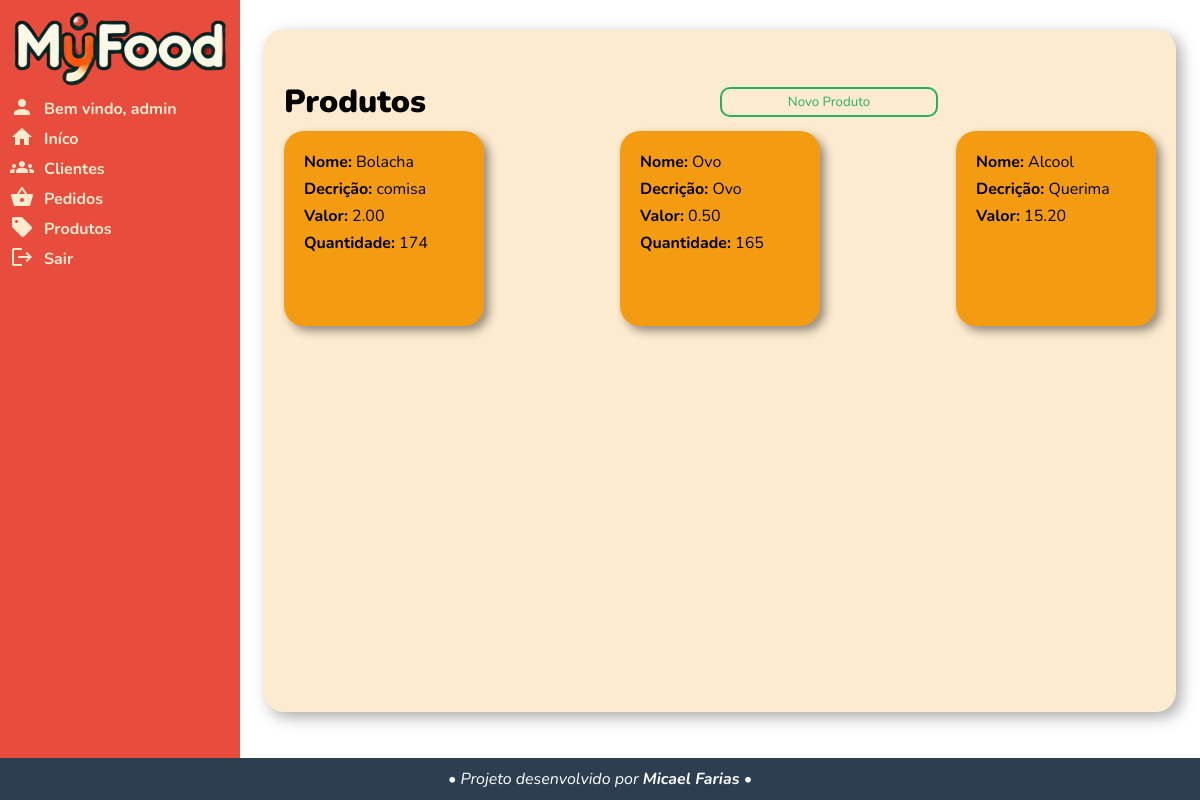
The app's page /produtos/ (signed in), older data.
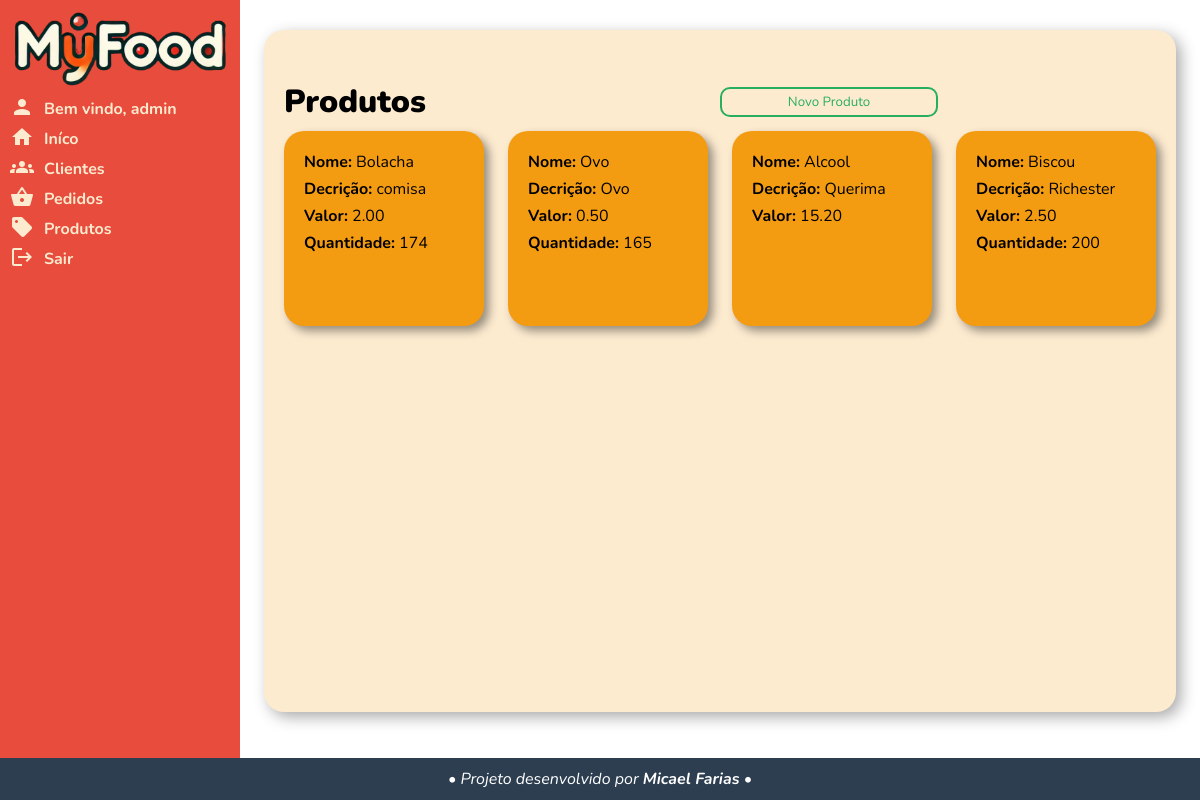
The same page, newer data.
### app/models.py (models this page shows)
class Empresa(db.Model, UserMixin):
    id = db.Column(db.Integer, primary_key=True)
    data = db.Column(db.DateTime, default=datetime.now())
    user = db.Column(db.String, nullable=False, unique=True)
    senha = db.Column(db.String(100), nullable=False)
    nome = db.Column(db.String, nullable=False)
    razao_social = db.Column(db.String, nullable=False)
    cnpj = db.Column(db.String(14), nullable=False)
    email = db.Column(db.String, nullable=False)
    telefone = db.Column(db.String, nullable=False)
    endereco = db.Column(db.JSON, nullable=False)  # Usando JSON para armazenar o endereço como lista
    produtos = db.relationship('Produtos', backref='empresa', lazy=True)
    pedidos = db.relationship('Pedido', backref='empresa', lazy=True)
    clientes = db.relationship('Cliente', backref='empresa', lazy=True)

class Produtos(db.Model):
    id = db.Column(db.Integer, primary_key=True)
    nome = db.Column(db.String, nullable=False)
    descricao = db.Column(db.String, nullable=False)
    valor = db.Column(db.Numeric(10, 2), nullable=False)
    quantidade = db.Column(db.Integer, nullable=True)
    empresa_id = db.Column(db.Integer, db.ForeignKey('empresa.id'), nullable=False)

### app/views.py (the view)
@app.route('/produtos/')
@login_required
def produtos():
    produtos = Produtos.query.filter_by(empresa_id=current_user.id).all()
    return render_template('produtos.html', produtos=produtos)

### app/models.py (called while the page is built)
@login_manager.user_loader
def load_user(user_id):
    return Empresa.query.get(user_id)

### app/templates/produtos.html (shortened to what this page needs)
{% extends "base.html" %} {% block main %}
<div class="conteiner">
  <h1 class="div-col-1">Produtos</h1>
  <a href="{{ url_for('novo_produto') }}"
  class="div-col-3"><input  id="submit" value="Novo Produto" /></a>
  <div class="conteiner-produtos div-col-1 span-4 mt-15">
      {% for produto in produtos %}
      <div class="produto">
        <p><strong>Nome:</strong> {{ produto.nome }}</p>
        <p><strong>Decrição:</strong> {{ produto.descricao }}</p>
        <p><strong>Valor:</strong> {{ produto.valor }}</p>
        {% if produto.quantidade != none %}
        <p><strong>Quantidade:</strong> {{ produto.quantidade }}</p>
        {% endif %}
      </div>
      {% endfor %}
  </div>
</div>
{% endblock %}

### app/templates/base.html (shortened to what this page needs)
<!DOCTYPE html>
<html lang="pt-br">
  <head>
    <link
      rel="stylesheet"
      href="{{ url_for('static', filename='css/style.css') }}"
    />
  <body>
    <header>
      <div class="conteiner">
        <a href="{{ url_for('index') }}">
          <div class="logo"></div>
        </a>
        <nav>
          <ul>
            {% if current_user.is_authenticated %}
            <li>
              <a href=""
                ><i class="material-icons icon">person</i
                ><span id="link">Bem vindo, {{ current_user.user }}</span></a
              >
            </li>
            {% endif %}  {% if current_user.is_authenticated %}
            <li>
              <a href="{{ url_for('index') }}"
                ><i class="material-icons icon">home</i
                ><span id="link">Iníco</span></a
              >
            </li>
            <li>
              <a href="{{ url_for('clientes') }}">
                <i class="material-icons icon">groups</i
                ><span id="link">Clientes</span></a
              >
            </li>
            <li>
              <a href="{{ url_for('pedidos') }}">
                <i class="material-icons icon">shopping_basket</i
                ><span id="link">Pedidos</span></a
              >
            </li>
            <li>
              <a href="{{ url_for('produtos') }}">
                <i class="material-icons icon">sell</i
                ><span id="link">Produtos</span></a
              >
            </li>
            <li>
              <a href="{{ url_for('logout') }}">
                <i class="material-icons icon">logout</i
                ><span id="link">Sair</span></a
              >
            </li>
            {% endif %}
          </ul>
        </nav>
      </div>
    </header>
    <main>
      {% block main %}{% endblock %}
    </main>
    <footer>
      <div class="conteiner">
        <p>• Projeto desenvolvido por <strong>Micael Farias</strong> •</p>
      </div>
    </footer>
  </body>
</html>

### app/static/css/style.css (style rules this page uses)
* { padding: 0; margin: 0; font-family: Nunito, Arial, Helvetica, sans-serif; box-sizing: border-box; }
:root { --span: 1; --vermelho: #e74c3c; --laranja: #f39c12; --verde: #27ae60; --creme: #fdebd0; --cinza: #2c3e50; --preto: #000000; --branco: #ffffff; }
html { height: 100vh; }
body { height: 100vh; display: grid; background: var(--creme); grid-template-columns: auto 1fr; grid-template-rows: 1fr auto; }
.icon { position: relative; top: 5px; padding-right: 10px; color: var(--creme); }
header { position: relative; z-index: 1; background: var(--vermelho); }
header > .conteiner { padding: 10px; width: 5ch; height: 100%; overflow: hidden; transition: all 0.5s; }
header > .conteiner > nav > ul { list-style: none; color: var(--creme); font-weight: bolder; }
header > .conteiner > nav > ul > li { display: block; position: relative; white-space: nowrap; }
header > .conteiner > a > div.logo { height: 80px; background-image: url(../img/logo-pq.png); background-size: 100% auto; background-repeat: no-repeat; background-position: center center; }
header > .conteiner > nav > ul > li > a { text-decoration: none; color: var(--creme); }
header > .conteiner > nav > ul > li > a > span { display: none; }
main { display: grid; justify-items: center; align-items: center; background: var(--branco); }
main > .conteiner { display: grid; grid-template-columns: repeat(4, 1fr); align-content: start; align-self: start; align-items: center; justify-items: stretch; background: var(--creme); width: 95%; min-height: 90%; padding: 20px; padding-top: 50px; margin-block: 30px; border-radius: 20px; box-shadow: 5px 5px 15px #00000056; }
a { text-decoration: none; }
main .conteiner > h1 { font-weight: 900; }
main .conteiner input, main .conteiner select { display: block; width: 100%; height: 30px; position: relative; background: var(--creme); border: 2px solid var(--vermelho); border-radius: 10px; padding-left: 10px; }
main .conteiner input:focus, main .conteiner input:valid, main .conteiner select:focus, main .conteiner select:valid { border: 2px solid var(--verde); outline: none; }
.div-col-1 { grid-column: 1 / span var(--span); }
.div-col-3 { grid-column: 3 / span var(--span); }
.span-4 { --span: 4; }
.mt-15 { margin-top: 15px; }
#submit { padding: 0; text-align: center; padding-inline: 10px; color: var(--verde); cursor: pointer; }
.conteiner-produtos { display: flex; flex-flow: row wrap; gap: 10px; width: 100%; justify-content: space-between; height: 100%; }
.produto { min-height: 180px; padding: 20px; border-radius: 20px; background: var(--laranja); width: 200px; box-shadow: 5px 5px 10px rgba(0, 0, 0, 0.404); }
.produto > p { margin-bottom: 5px; }
footer { position: relative; z-index: 1; text-align: center; font-style: italic; padding-block: 10px; background: var(--cinza); grid-column: span 2; color: var(--branco); }

Row changes from the older to the newer data that the page shows:
added Produtos: nome "Biscou", descricao "Richester", valor "2.50", quantidade "200"
